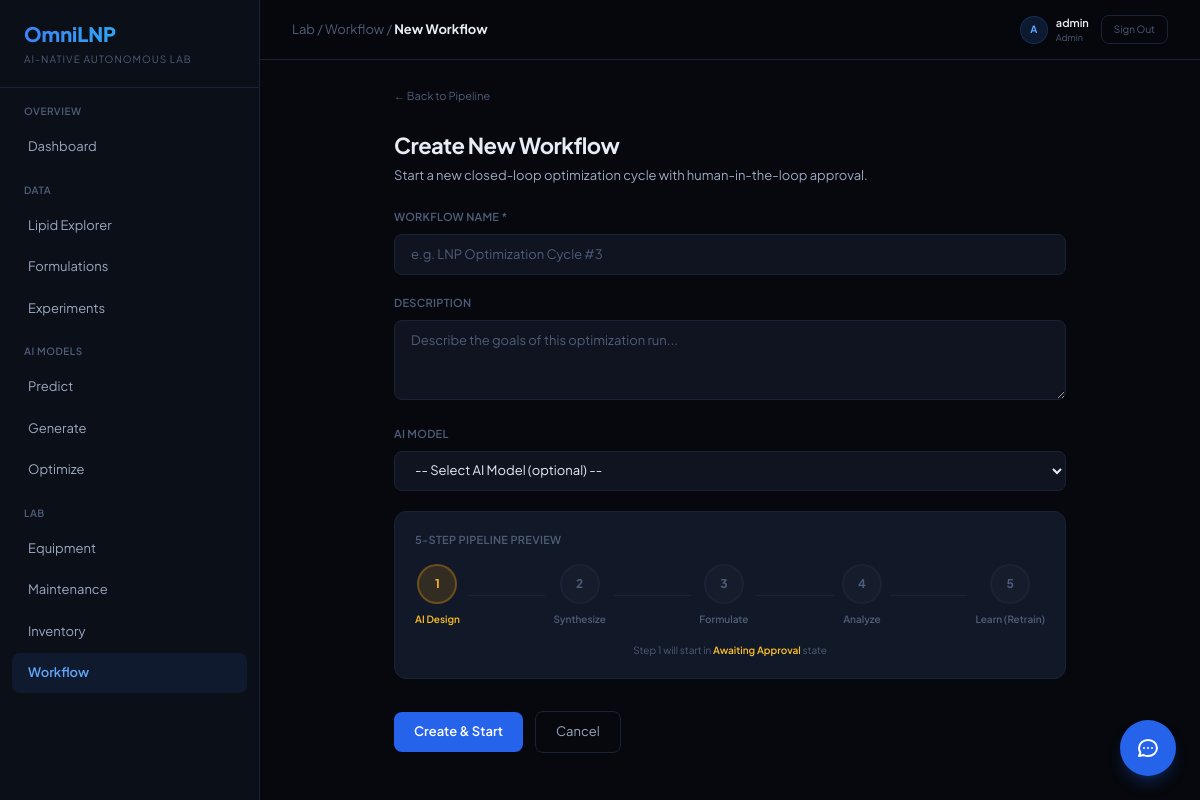
Screenshot of /workflow/create/ (signed in) with the database file from the repository.
### accounts/models.py (models this page shows, shortened)
class User(AbstractUser):
    class Role(models.TextChoices):
        ADMIN = "admin", "Admin"
        RESEARCHER = "researcher", "Researcher"
        OPERATOR = "operator", "Operator"
        VIEWER = "viewer", "Viewer"
    role = models.CharField(max_length=20, choices=Role.choices, default=Role.RESEARCHER)
    organization = models.CharField(max_length=200, blank=True, default="")
    bio = models.TextField(blank=True, default="")

### workflow/views.py (the view)
# urls.py: path("create/", views.create_run, name="create_run"),
@login_required
def create_run(request):
    if request.method == "POST":
        form = WorkflowCreateForm(request.POST)
        if form.is_valid():
            run = WorkflowRun.objects.create(
                name=form.cleaned_data["name"],
                description=form.cleaned_data.get("description", ""),
                ai_model=form.cleaned_data.get("ai_model"),
                status=WorkflowRun.Status.RUNNING,
                created_by=request.user,
            )
            for i, (step_type, _label) in enumerate(STEP_DEFINITIONS, start=1):
                eq = None
                eq_type = STEP_EQUIPMENT_MAP.get(step_type)
                if eq_type:
                    eq = Equipment.objects.filter(equipment_type=eq_type).first()
                status = WorkflowStep.Status.AWAITING_APPROVAL if i == 1 else WorkflowStep.Status.PENDING
                WorkflowStep.objects.create(
                    workflow=run,
                    step_order=i,
                    step_type=step_type,
                    status=status,
                    equipment=eq,
                )
            return redirect("workflow:detail", pk=run.pk)
    else:
        form = WorkflowCreateForm()
    return render(request, "workflow/create.html", {"form": form, "steps": STEP_DEFINITIONS})

### workflow/forms.py
class WorkflowCreateForm(forms.Form):
    name = forms.CharField(
        max_length=200,
        widget=forms.TextInput(attrs={
            "class": _tw,
            "placeholder": "e.g. LNP Optimization Cycle #3",
        }),
    )
    description = forms.CharField(
        required=False,
        widget=forms.Textarea(attrs={
            "class": _tw,
            "rows": 3,
            "placeholder": "Describe the goals of this optimization run...",
        }),
    )
    ai_model = forms.ModelChoiceField(
        queryset=AIModel.objects.filter(is_active=True),
        required=False,
        empty_label="-- Select AI Model (optional) --",
        widget=forms.Select(attrs={"class": _tw}),
    )

### ai_models/models.py (called while the page is built)
    def __str__(self):
        return f"{self.name} v{self.version} ({self.get_model_type_display()})"

### templates/workflow/create.html (shortened to what this page needs)
{% extends "base/base.html" %}
{% block breadcrumb %}Lab / <a href="{% url 'workflow:pipeline' %}" class="hover:text-blue-400">Workflow</a> / <strong class="text-dark-50">New Workflow</strong>{% endblock %}
{% block content %}
<div class="max-w-2xl mx-auto">
  <div class="flex items-center gap-3 mb-6">
    <a href="{% url 'workflow:pipeline' %}" class="text-[11px] text-dark-200 hover:text-blue-400">&larr; Back to Pipeline</a>
  </div>
  <h2 class="text-[22px] font-bold tracking-tight mb-1">Create New Workflow</h2>
  <p class="text-[13px] text-dark-100 mb-6">Start a new closed-loop optimization cycle with human-in-the-loop approval.</p>
  <form method="post" class="space-y-5">
    <div>
      <label class="block text-[11px] text-dark-200 uppercase font-semibold tracking-wide mb-2">Workflow Name *</label>
      {{ form.name }}
    </div>
    <div>
      <label class="block text-[11px] text-dark-200 uppercase font-semibold tracking-wide mb-2">Description</label>
      {{ form.description }}
    </div>
    <div>
      <label class="block text-[11px] text-dark-200 uppercase font-semibold tracking-wide mb-2">AI Model</label>
      {{ form.ai_model }}
    </div>
    <div class="bg-dark-600 border border-dark-400 rounded-xl p-5 mt-6">
      <div class="text-[11px] text-dark-200 uppercase font-semibold tracking-wide mb-4">5-Step Pipeline Preview</div>
      <div class="flex items-center justify-between">
        {% for code, label in steps %}
        {% if not forloop.first %}
        <div class="flex-1 h-px mx-2 bg-dark-400"></div>
        {% endif %}
        <div class="flex flex-col items-center gap-2">
          <div class="w-10 h-10 rounded-full flex items-center justify-center text-[12px] font-bold
            {% if forloop.first %}bg-amber-500/15 text-amber-400 border-2 border-amber-500/30
            {% else %}bg-dark-500 text-dark-200 border-2 border-dark-400{% endif %}">
            {{ forloop.counter }}
          </div>
          <div class="text-[10px] font-semibold {% if forloop.first %}text-amber-400{% else %}text-dark-200{% endif %}">{{ label }}</div>
        </div>
        {% endfor %}
      </div>
      <p class="text-[10px] text-dark-200 mt-4 text-center">Step 1 will start in <span class="text-amber-400 font-semibold">Awaiting Approval</span> state</p>
    </div>
    <div class="flex items-center gap-3 pt-3">
      <button type="submit" class="px-5 py-2.5 bg-blue-600 hover:bg-blue-500 text-white text-[13px] font-semibold rounded-lg transition">Create &amp; Start</button>
      <a href="{% url 'workflow:pipeline' %}" class="px-5 py-2.5 border border-dark-400 hover:border-dark-300 text-dark-100 text-[13px] rounded-lg transition">Cancel</a>
    </div>
  </form>
</div>
{% endblock %}

### templates/base/base.html (shortened to what this page needs)
<!DOCTYPE html>
<html lang="ko">
<head>
<script src="https://cdn.tailwindcss.com"></script>
</head>
<body class="bg-dark-900 text-dark-50 flex min-h-screen">
<aside class="w-[260px] bg-dark-800 border-r border-dark-400 flex flex-col fixed top-0 left-0 bottom-0 z-50 overflow-y-auto">
  <div class="px-6 py-5 border-b border-dark-400">
    <h1 class="text-xl font-extrabold bg-gradient-to-r from-blue-500 to-cyan-400 bg-clip-text text-transparent">OmniLNP</h1>
    <span class="text-[10px] text-dark-200 tracking-widest uppercase mt-1 block">AI-Native Autonomous Lab</span>
  </div>
  <nav class="flex-1 py-4 px-3">
    {% with app=request.resolver_match.app_name view=request.resolver_match.url_name %}
    <div class="text-[10px] font-semibold text-dark-200 uppercase tracking-wider px-3 mb-2">Overview</div>
    <a href="{% url 'dashboard:index' %}" class="flex items-center gap-3 px-4 py-2.5 rounded-lg text-[13px] {% if app == 'dashboard' %}bg-blue-500/10 text-blue-400 font-semibold{% else %}text-dark-100 hover:bg-dark-500{% endif %} mb-0.5">Dashboard</a>
    <div class="text-[10px] font-semibold text-dark-200 uppercase tracking-wider px-3 mb-2 mt-4">Data</div>
    <a href="{% url 'compounds:list' %}" class="flex items-center gap-3 px-4 py-2.5 rounded-lg text-[13px] {% if app == 'compounds' %}bg-blue-500/10 text-blue-400 font-semibold{% else %}text-dark-100 hover:bg-dark-500{% endif %} mb-0.5">Lipid Explorer</a>
    <a href="{% url 'formulations:list' %}" class="flex items-center gap-3 px-4 py-2.5 rounded-lg text-[13px] {% if app == 'formulations' %}bg-blue-500/10 text-blue-400 font-semibold{% else %}text-dark-100 hover:bg-dark-500{% endif %} mb-0.5">Formulations</a>
    <a href="{% url 'experiments:list' %}" class="flex items-center gap-3 px-4 py-2.5 rounded-lg text-[13px] {% if app == 'experiments' %}bg-blue-500/10 text-blue-400 font-semibold{% else %}text-dark-100 hover:bg-dark-500{% endif %} mb-0.5">Experiments</a>
    <div class="text-[10px] font-semibold text-dark-200 uppercase tracking-wider px-3 mb-2 mt-4">AI Models</div>
    <a href="{% url 'ai_models:predict' %}" class="flex items-center gap-3 px-4 py-2.5 rounded-lg text-[13px] {% if view == 'predict' %}bg-blue-500/10 text-blue-400 font-semibold{% else %}text-dark-100 hover:bg-dark-500{% endif %} mb-0.5">Predict</a>
    <a href="{% url 'ai_models:generate' %}" class="flex items-center gap-3 px-4 py-2.5 rounded-lg text-[13px] {% if view == 'generate' %}bg-blue-500/10 text-blue-400 font-semibold{% else %}text-dark-100 hover:bg-dark-500{% endif %} mb-0.5">Generate</a>
    <a href="{% url 'ai_models:optimize' %}" class="flex items-center gap-3 px-4 py-2.5 rounded-lg text-[13px] {% if view == 'optimize' %}bg-blue-500/10 text-blue-400 font-semibold{% else %}text-dark-100 hover:bg-dark-500{% endif %} mb-0.5">Optimize</a>
    <div class="text-[10px] font-semibold text-dark-200 uppercase tracking-wider px-3 mb-2 mt-4">Lab</div>
    <a href="{% url 'equipment:monitor' %}" class="flex items-center gap-3 px-4 py-2.5 rounded-lg text-[13px] {% if app == 'equipment' and view == 'monitor' %}bg-blue-500/10 text-blue-400 font-semibold{% else %}text-dark-100 hover:bg-dark-500{% endif %} mb-0.5">Equipment</a>
    <a href="{% url 'equipment:maintenance' %}" class="flex items-center gap-3 px-4 py-2.5 rounded-lg text-[13px] {% if view == 'maintenance' %}bg-blue-500/10 text-blue-400 font-semibold{% else %}text-dark-100 hover:bg-dark-500{% endif %} mb-0.5">Maintenance</a>
    <a href="{% url 'inventory:dashboard' %}" class="flex items-center gap-3 px-4 py-2.5 rounded-lg text-[13px] {% if app == 'inventory' %}bg-blue-500/10 text-blue-400 font-semibold{% else %}text-dark-100 hover:bg-dark-500{% endif %} mb-0.5">Inventory</a>
    <a href="{% url 'workflow:pipeline' %}" class="flex items-center gap-3 px-4 py-2.5 rounded-lg text-[13px] {% if app == 'workflow' %}bg-blue-500/10 text-blue-400 font-semibold{% else %}text-dark-100 hover:bg-dark-500{% endif %} mb-0.5">Workflow</a>
    {% endwith %}
  </nav>
</aside>
<div class="ml-[260px] flex-1 min-h-screen">
  <div class="h-[60px] border-b border-dark-400 flex items-center justify-between px-8 bg-dark-900/80 backdrop-blur-xl sticky top-0 z-40">
    <span class="text-[13px] text-dark-200">{% block breadcrumb %}Dashboard{% endblock %}</span>
    {% if user.is_authenticated %}
    <div class="flex items-center gap-3">
      <div class="flex items-center gap-2">
        <div class="w-7 h-7 rounded-full bg-blue-500/15 border border-blue-500/20 flex items-center justify-center text-[10px] font-bold text-blue-400">{{ user.username|make_list|first|upper }}</div>
        <div>
          <div class="text-[11px] font-semibold text-dark-50">{{ user.username }}</div>
          <div class="text-[9px] text-dark-200">{{ user.get_role_display|default:"Researcher" }}</div>
        </div>
      </div>
      <a href="{% url 'accounts:logout' %}" class="px-3 py-1.5 border border-dark-400 hover:border-dark-300 rounded-lg text-[10px] text-dark-200 hover:text-dark-100 transition">Sign Out</a>
    </div>
    {% endif %}
  </div>
  <main class="p-7">{% block content %}{% endblock %}</main>
</div>
{% if user.is_authenticated %}
<div id="chat-widget" data-page-context="{{ request.resolver_match.app_name|default:'dashboard' }}">
  <button id="chat-toggle" onclick="toggleChat()" class="fixed bottom-6 right-6 w-14 h-14 bg-blue-600 hover:bg-blue-500 rounded-full shadow-lg shadow-blue-600/25 flex items-center justify-center transition-all z-50 group">
  </button>
</div>
{% endif %}
</body>
</html>

### templates/base/base.html (style rules this page uses)
body { font-family: 'Plus Jakarta Sans', sans-serif; }

### rows the page displays
User: username|make_list "A", username "admin", role "Admin"

### other values shown
{{ label }} "AI Design" "Synthesize" "Formulate" "Analyze" "Learn (Retrain)"
